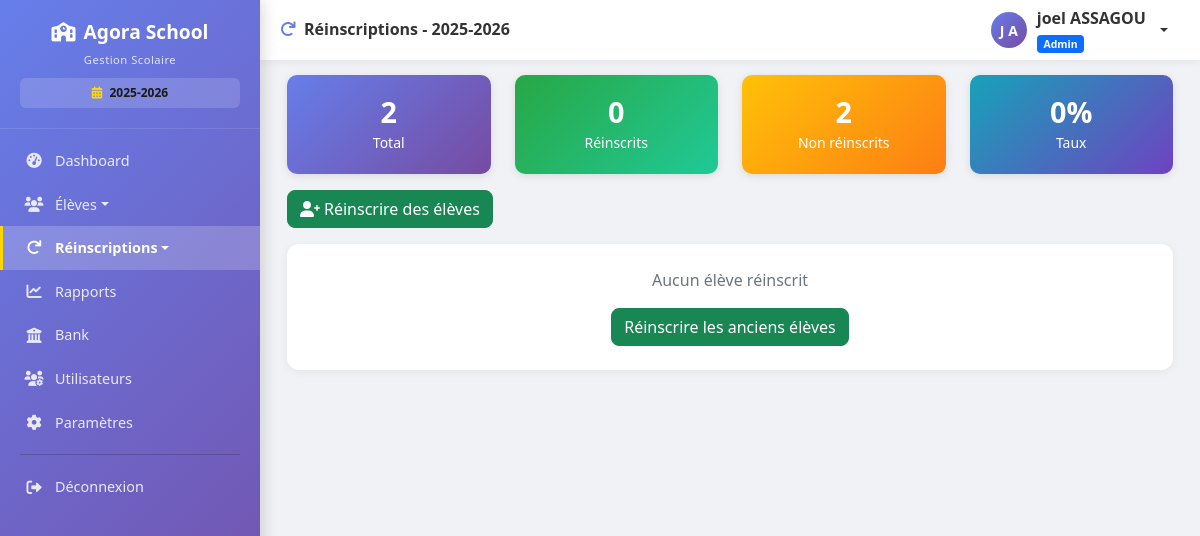
The app's page /reinscriptions (signed in), older data.
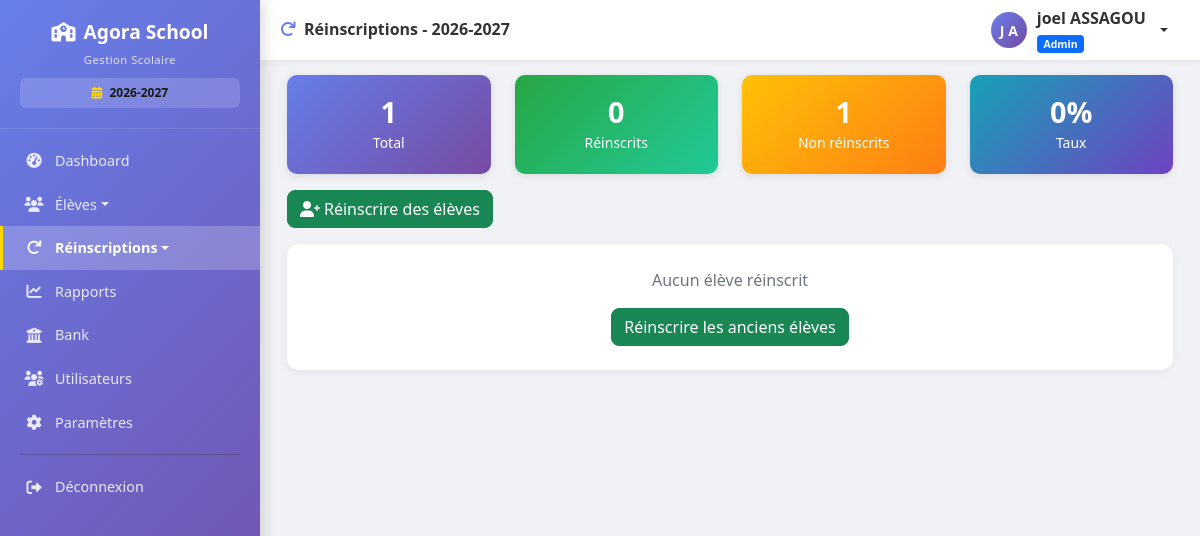
The same page, newer data.
### models.py (models this page shows, shortened)
class Parametre(db.Model):
    __tablename__ = 'parametres'
    id = db.Column(db.Integer, primary_key=True)
    cle = db.Column(db.String(100), unique=True, nullable=False)
    valeur = db.Column(db.String(500))
    description = db.Column(db.String(200))
    date_modification = db.Column(db.DateTime, default=datetime.utcnow, onupdate=datetime.utcnow)

### routes.py (the view)
@app.route('/reinscriptions')
@login_required
def liste_reinscriptions():
    if current_user.role not in ['admin', 'comptable']:
        flash('Accès non autorisé', 'danger')
        return redirect(url_for('liste_eleves'))
    annee_active = get_annee_active()
    eleves_reinscrits = Eleve.query.filter_by(reinscrit=True, annee_scolaire=annee_active)\
                                    .order_by(Eleve.date_reinscription.desc()).all()
    total = Eleve.query.filter_by(actif=True).count()
    reinscrits = len(eleves_reinscrits)
    non_reinscrits = total - reinscrits
    return render_template('reinscriptions/liste.html',
                         eleves_reinscrits=eleves_reinscrits,
                         annee_active=annee_active,
                         annees=get_annees_scolaires(),
                         total=total,
                         reinscrits=reinscrits,
                         non_reinscrits=non_reinscrits)

### app.py (called while the page is built)
@app.after_request
def close_db_connection(response):
    try:
        db.session.close()
    except:
        pass
    return response

### models.py (called while the page is built)
    @property
    def nom_complet(self):
        return f"{self.prenom} {self.nom}"

### routes.py (called while the page is built)
@login_manager.user_loader
def load_user(user_id):
    return User.query.get(int(user_id))

def get_parametre(cle, default=None):
    param = Parametre.query.filter_by(cle=cle).first()
    return param.valeur if param else default

def get_annees_scolaires():
    annees_str = get_parametre('annees_scolaires', '2024-2025,2025-2026,2026-2027')
    return [a.strip() for a in annees_str.split(',') if a.strip()]

def get_annee_active():
    return get_parametre('annee_scolaire_active', '2025-2026')

### templates/reinscriptions/liste.html (shortened to what this page needs)
{% extends "base.html" %}
{% block page_title %}
<i class="fas fa-redo me-2" style="color: #667eea;"></i>Réinscriptions - {{ annee_active }}
{% endblock %}
{% block content %}
<div class="container-fluid">
    <div class="row mb-3">
        <div class="col-md-3">
            <div class="stat-card" style="background: linear-gradient(135deg, #667eea, #764ba2);">
                <h3>{{ total }}</h3><small>Total</small>
            </div>
        </div>
        <div class="col-md-3">
            <div class="stat-card" style="background: linear-gradient(135deg, #28a745, #20c997);">
                <h3>{{ reinscrits }}</h3><small>Réinscrits</small>
            </div>
        </div>
        <div class="col-md-3">
            <div class="stat-card" style="background: linear-gradient(135deg, #ffc107, #fd7e14);">
                <h3>{{ non_reinscrits }}</h3><small>Non réinscrits</small>
            </div>
        </div>
        <div class="col-md-3">
            <div class="stat-card" style="background: linear-gradient(135deg, #17a2b8, #6f42c1);">
                <h3>{{ "{:.0f}".format((reinscrits / total * 100) if total > 0 else 0) }}%</h3><small>Taux</small>
            </div>
        </div>
    </div>
    <div class="mb-3">
        <a href="{{ url_for('reinscrire_anciens') }}" class="btn btn-success">
            <i class="fas fa-user-plus me-1"></i>Réinscrire des élèves
        </a>
    </div>
    <div class="card">
        <div class="card-body p-0">
            {% if eleves_reinscrits|length > 0 %}
            <div class="table-responsive">
                <table class="table table-hover mb-0" id="reinscriptionsTable">
                    <thead style="background: linear-gradient(135deg, #667eea 0%, #764ba2 100%); color: white;">
                        <tr>
                            <th>Matricule</th>
                            <th>Élève</th>
                            <th>Classe</th>
                            <th>Date réinscription</th>
                            <th>Par</th>
                            <th class="text-center">Actions</th>
                        </tr>
                    </thead>
                    <tbody>
                        {% for eleve in eleves_reinscrits %}
                        <tr id="reinsRow{{ eleve.id }}">
                            <td><code>{{ eleve.matricule }}</code></td>
                            <td><strong>{{ eleve.nom_complet }}</strong></td>
                            <td><span class="badge bg-primary">{{ eleve.classe }}</span></td>
                            <td>{{ eleve.date_reinscription.strftime('%d/%m/%Y %H:%M') if eleve.date_reinscription else '-' }}</td>
                            <td>{{ eleve.reinscrit_par or '-' }}</td>
                            <td class="text-center">
                                <button class="btn btn-warning btn-sm"
                                        onclick="reverserReinscription({{ eleve.id }}, '{{ eleve.nom_complet }}')"
                                        title="Annuler la réinscription">
                                    <i class="fas fa-undo me-1"></i>Reverser
                                </button>
                            </td>
                        </tr>
                        {% endfor %}
                    </tbody>
                </table>
            </div>
            {% else %}
            <div class="text-center py-4">
                <p class="text-muted">Aucun élève réinscrit</p>
                <a href="{{ url_for('reinscrire_anciens') }}" class="btn btn-success">
                    Réinscrire les anciens élèves
                </a>
            </div>
            {% endif %}
        </div>
    </div>
</div>
{% endblock %}

### templates/base.html (shortened to what the changed rows need)
<!DOCTYPE html>
<html lang="fr">
<head>
    <link href="https://cdn.jsdelivr.net/npm/bootstrap@5.1.3/dist/css/bootstrap.min.css" rel="stylesheet">
    <link rel="stylesheet" href="https://cdnjs.cloudflare.com/ajax/libs/font-awesome/6.0.0/css/all.min.css">
    <link href="https://cdn.datatables.net/1.11.5/css/dataTables.bootstrap5.min.css" rel="stylesheet">
</head>
<body>
    <div class="app-layout">
        {% if current_user.is_authenticated %}
        <aside class="sidebar" id="sidebar">
            <div class="sidebar-logo">
                <h4><i class="fas fa-school me-2"></i>Agora School</h4>
                <small>Gestion Scolaire</small>
                {% set annee_active = parametres_ecole.get('annee_scolaire_active', '2025-2026') if parametres_ecole else '2025-2026' %}
                <div style="margin-top: 8px; padding: 6px 10px; background: rgba(255,255,255,0.15); border-radius: 6px; font-size: 0.75rem;">
                    <i class="fas fa-calendar-alt me-1" style="color: #ffd700;"></i>
                    <strong style="color: #1b1a16;">{{ annee_active }}</strong>
                </div>
            </div>
            <nav class="sidebar-nav">
                {% if current_user.role == 'admin' %}
                <a class="nav-link {% if request.endpoint == 'dashboard' %}active{% endif %}"
                   href="{{ url_for('dashboard') }}">
                    <i class="fas fa-tachometer-alt"></i> Dashboard
                </a>
                {% endif %}
                <div class="eleves-dropdown">
                    <a class="nav-link dropdown-toggle {% if request.endpoint == 'liste_eleves' %}active{% endif %}"
                       href="#" data-bs-toggle="dropdown">
                        <i class="fas fa-users"></i> Élèves
                    </a>
                </div>
                {% if current_user.role in ['admin', 'comptable'] %}
                <div class="eleves-dropdown">
                    <a class="nav-link dropdown-toggle {% if request.endpoint in ['liste_reinscriptions', 'reinscrire_anciens'] %}active{% endif %}"
                       href="#" data-bs-toggle="dropdown">
                        <i class="fas fa-redo"></i> Réinscriptions
                    </a>
                </div>
                {% endif %}
                {% if current_user.role in ['admin', 'comptable'] %}
                <a class="nav-link {% if request.endpoint == 'rapports' %}active{% endif %}"
                   href="{{ url_for('rapports') }}">
                    <i class="fas fa-chart-line"></i> Rapports
                </a>
                <a class="nav-link {% if request.endpoint == 'bank' %}active{% endif %}"
                   href="{{ url_for('bank') }}">
                    <i class="fas fa-university"></i> Bank
                </a>
                {% endif %}
                {% if current_user.role == 'admin' %}
                <a class="nav-link {% if request.endpoint == 'liste_utilisateurs' %}active{% endif %}"
                   href="{{ url_for('liste_utilisateurs') }}">
                    <i class="fas fa-users-cog"></i> Utilisateurs
                </a>
                <a class="nav-link {% if request.endpoint == 'parametres' %}active{% endif %}"
                   href="{{ url_for('parametres') }}">
                    <i class="fas fa-cog"></i> Paramètres
                </a>
                {% endif %}
                <hr>
                <a class="nav-link" href="{{ url_for('logout') }}">
                    <i class="fas fa-sign-out-alt"></i> Déconnexion
                </a>
            </nav>
        </aside>
        {% endif %}
        <main class="main-area">
            {% if current_user.is_authenticated %}
            <header class="topbar">
                <div class="d-flex align-items-center gap-2">
                    <h5>{% block page_title %}Gestion utilisateur{% endblock %}</h5>
                </div>
            </header>
            {% endif %}
            <div class="page-content" id="pageContent">
                {% block content %}{% endblock %}
            </div>
        </main>
    </div>
</body>
</html>

Row changes from the older to the newer data that the page shows:
changed Parametre: valeur "2025-2026" → "2026-2027"
Text that changed along with them:
{{ total }}: "2" → "1"
{{ non_reinscrits }}: "2" → "1"
